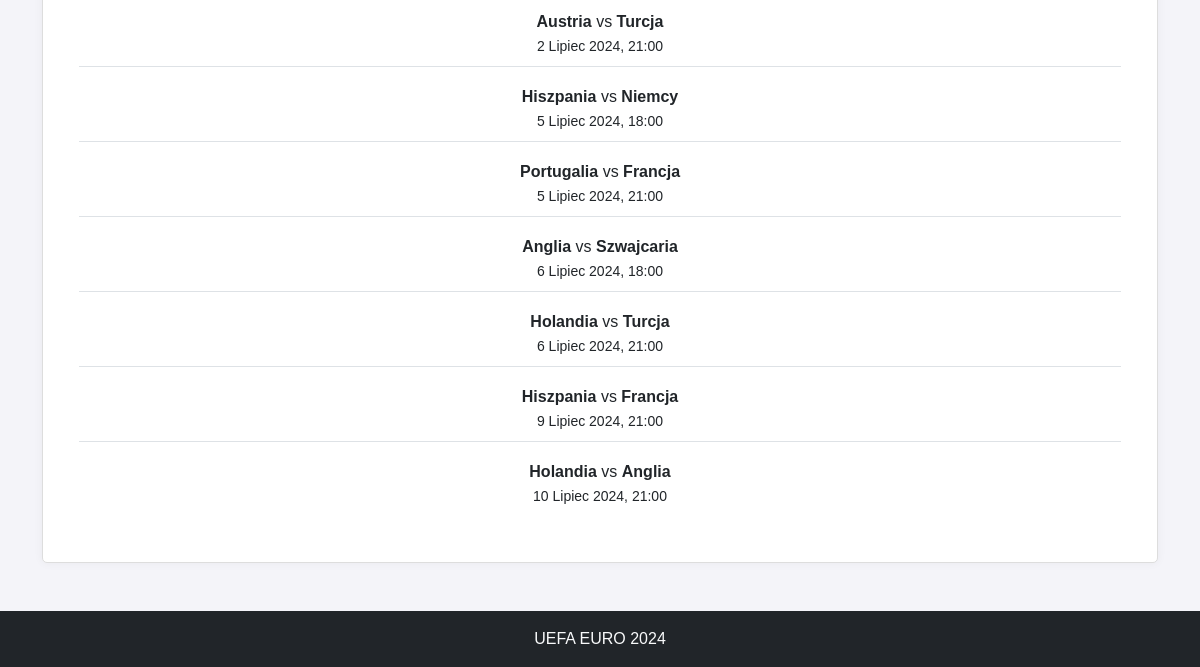
The app's page / (lower part), older data.
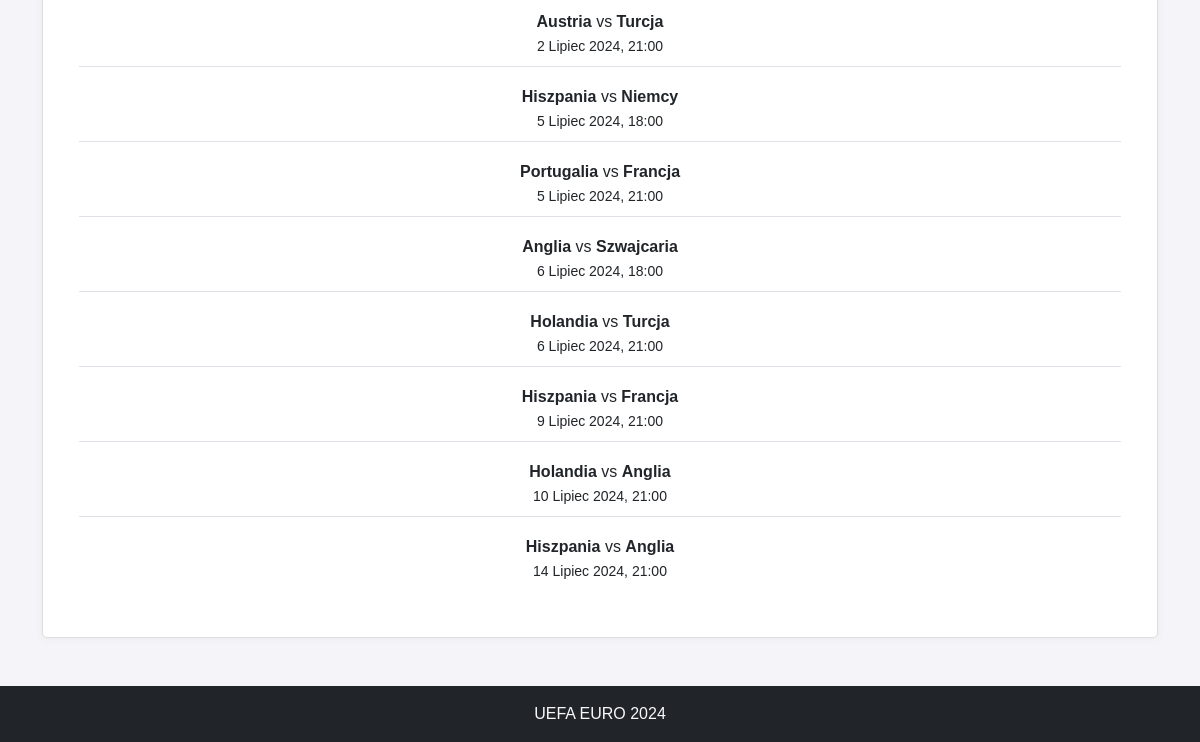
The same page, newer data.
### contest/models.py (models this page shows, shortened)
class Match(models.Model):
    group = models.CharField(max_length=2)
    home_team = models.CharField(max_length=100)
    away_team = models.CharField(max_length=100)
    date = models.DateTimeField()
    place = models.CharField(max_length=100)
    actual_home_team_score = models.IntegerField(null=True, blank=True, default=0)
    actual_away_team_score = models.IntegerField(null=True, blank=True, default=0)
    final_score = models.BooleanField(default=False)

### contest/views.py (the view)
# urls.py: path('', views.home, name='home'),
def home(request):
    matches = Match.objects.all()
    return render(request, 'home.html', {'matches': matches})

### contest/templatetags/article_tags.py (called while the page is built)
@register.simple_tag
def get_articles():
    return Article.objects.all()

### contest/templates/home.html (shortened to what this page needs)
{% extends 'base.html' %}
{% load static %}
{% block content %}
<div class="text-center">
    <div class="card mx-auto">
        <div class="card-body mt-4">
            <ul class="list-group list-group-flush">
                {% for match in matches %}
                <li class="list-group-item">
                    <strong>{{ match.home_team }}</strong> vs <strong>{{ match.away_team }}</strong><br>
                    <small>{{ match.date|date:"j F Y, H:i" }}</small>
                </li>
                {% endfor %}
            </ul>
        </div>
    </div>
</div>
{% endblock %}

Row changes from the older to the newer data that the page shows:
added Match: home_team "Hiszpania", away_team "Anglia", date "14 Lipiec 2024, 21:00"
